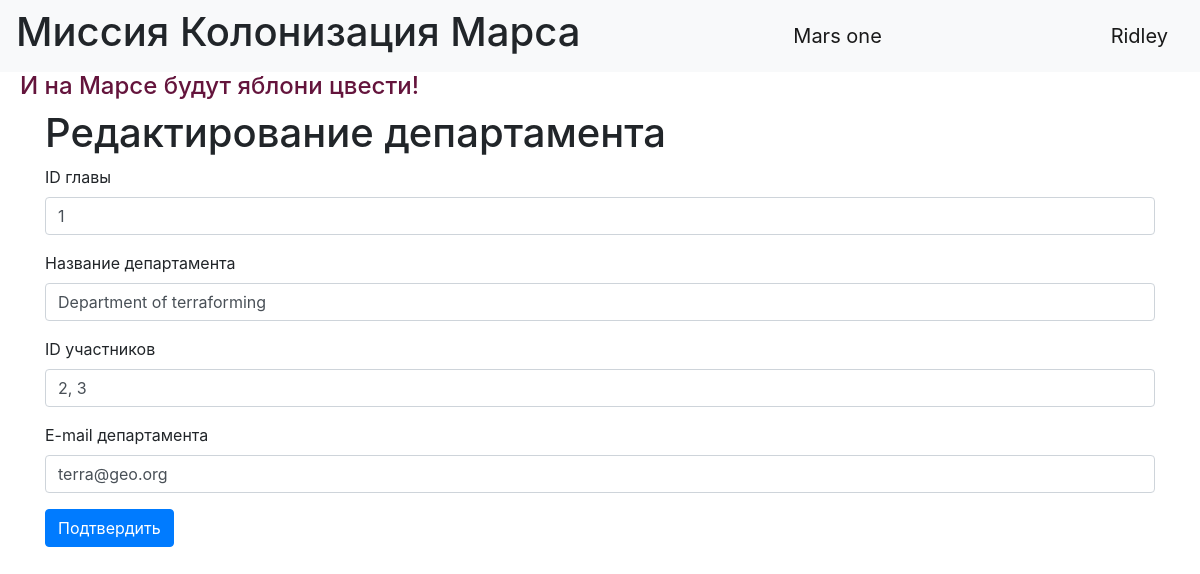
The app's page /edit_department/1 (signed in) with its own data.
### data/users.py (models this page shows, shortened)
class User(SqlAlchemyBase, UserMixin):
    __tablename__ = 'users'
    id = sqlalchemy.Column(sqlalchemy.Integer,
                           primary_key=True, autoincrement=True)
    surname = sqlalchemy.Column(sqlalchemy.String)
    name = sqlalchemy.Column(sqlalchemy.String)
    age = sqlalchemy.Column(sqlalchemy.Integer)
    position = sqlalchemy.Column(sqlalchemy.String)
    speciality = sqlalchemy.Column(sqlalchemy.String)
    address = sqlalchemy.Column(sqlalchemy.String)
    email = sqlalchemy.Column(sqlalchemy.String, unique=True)
    hashed_password = sqlalchemy.Column(sqlalchemy.String)
    modified_date = sqlalchemy.Column(sqlalchemy.DateTime, default=datetime.datetime.now)
    jobs = orm.relationship("Jobs", back_populates='user')

### data/departments.py (models this page shows)
class Department(SqlAlchemyBase):
    __tablename__ = 'departments'
    id = sqlalchemy.Column(sqlalchemy.Integer,
                           primary_key=True, autoincrement=True)
    title = sqlalchemy.Column(sqlalchemy.String)
    chief = sqlalchemy.Column(sqlalchemy.Integer, sqlalchemy.ForeignKey("users.id"))
    members = sqlalchemy.Column(sqlalchemy.String)
    email = sqlalchemy.Column(sqlalchemy.String)
    user = orm.relationship('User')

### model1.py (the view)
@app.route('/edit_department/<int:dep_id>', methods=['GET', 'POST'])
@login_required
def edit_department(dep_id):
    db_sess = db_session.create_session()
    department = db_sess.query(Department).get(dep_id)
    if department:
        if current_user.id == 1 or current_user.id == department.chief:
            form = DepartmentForm(data={'chief': department.chief, 'title': department.title,
                                        'members': department.members, 'email': department.email})
            if form.validate_on_submit():
                save_department(form, department)
                return redirect('/departments?message=Департамент сохранён&message_type=success')
            return render_template('add_department.html', title='Редактирование департамента', form=form)
        return redirect('/departments?message=У вас нет доступа к редакции чужих департаментов'
                        'departments!&message_type=danger')
    return redirect(f'/departments?message=Департамент с id "{dep_id}" не найден&message_type'
                    '=danger')

### data/forms.py
class DepartmentForm(FlaskForm):
    chief = IntegerField('ID главы', validators=[DataRequired()])
    title = StringField('Название департамента', validators=[DataRequired()])
    members = StringField('ID участников',
                          validators=[DataRequired()])
    email = EmailField('E-mail департамента', validators=[DataRequired()])
    submit = SubmitField('Подтвердить')

### data/db_session.py (called while the page is built)
def create_session() -> Session:
    global __factory
    return __factory()

### model1.py (called while the page is built)
@login_manager.user_loader
def load_user(user_id):
    db_sess = db_session.create_session()
    return db_sess.query(User).get(user_id)

### templates/add_department.html (shortened to what this page needs)
{% extends 'base.html' %}
{% block content %}
    <h1>{{ title }}</h1>
    <form action="" method="post">
        {% for field in form if field.name not in ('csrf_token', 'submit') %}
            <p>
                {{ field.label() }}<br>
                {% set params = {'class': 'form-control', 'type': 'number' if field.name == 'chief' else ('email' if field.name == 'email' else 'text')} %}
                {{ field(**params)}}
            </p>
        {% endfor %}
        <p>{{ form.submit(type="submit", class="btn btn-primary") }}</p>
    </form>
{% endblock %}

### templates/base.html (shortened to what this page needs)
<!doctype html>
<html lang="en">
<head>
    <link rel="stylesheet"
          href="https://stackpath.bootstrapcdn.com/bootstrap/4.4.1/css/bootstrap.min.css"
>
    <link rel="stylesheet" type="text/css" href="{{url_for('static', filename='css/style.css')}}" />
</head>
<body>
<header>
    <nav class="navbar navbar-light bg-light">
        <h1>Миссия Колонизация Марса</h1>
        <a class="navbar-brand" href="#">Mars one</a>
        {% if current_user.is_authenticated %}
            <a class="navbar-brand" href="/logout">{{ current_user.name }}</a>
        {% else %}
            <p>
                <a class="btn btn-primary " href="/register">Зарегистрироваться</a>
                <a class="btn btn-success" href="/login">Войти</a>
            </p>
        {% endif %}
    </nav>
</header>
<h4>И на Марсе будут яблони цвести!</h4>
<main role="main" class="container">
    {% block content %}{% endblock %}
</main>
</body>
</html>

### static/css/style.css (style rules this page uses)
h4 { color: rgb(100, 20, 60); padding-left: 20px; }

### records on screen
User: name "Ridley"
Department: chief "1" "Department of terraforming" "2, 3" "terra@geo.org"

### other values on screen
{{ title }} "Редактирование департамента"
{{ field.label() }} "ID главы" "Название департамента" "ID участников" "E-mail департамента"
